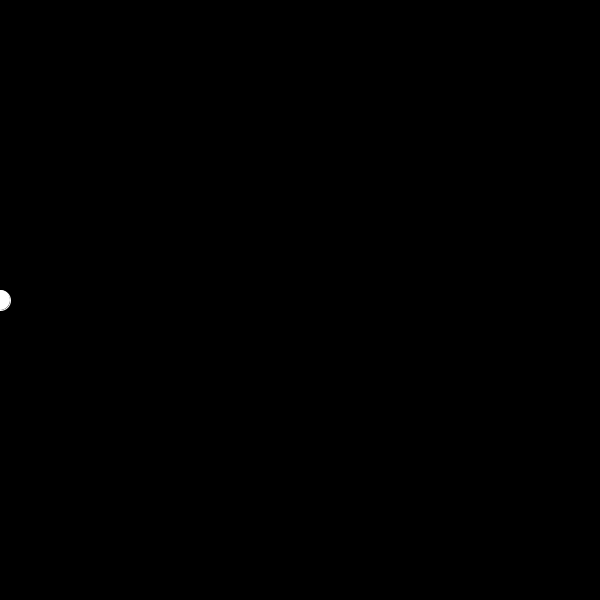
Frame 1 (no input)
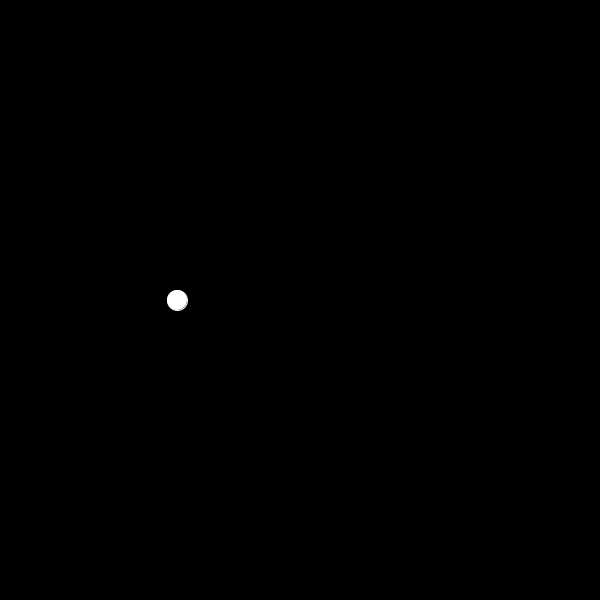
Frame 60 (the mouse pressed at the canvas centre just before this capture)
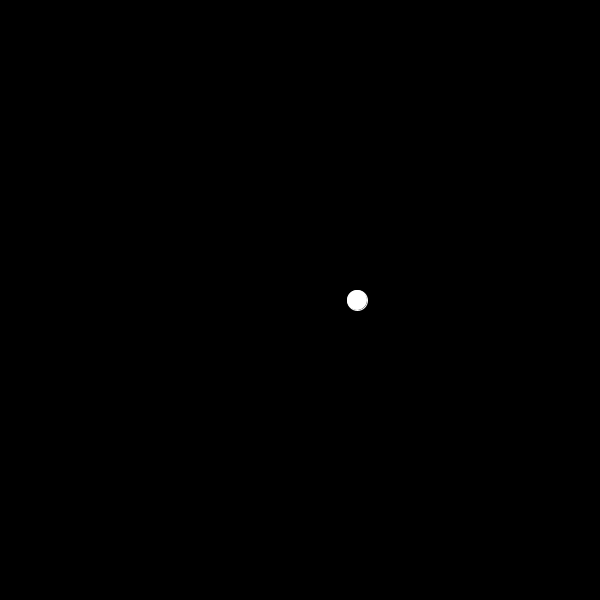
Frame 120 (the mouse held since frame 60 and released just before this capture)

The Processing sketch that drew these frames (run headless with seeded random() and noise(); from frame 60 on, the mouse is pressed at the canvas centre):

// Processing sketch: Pong_Didn_t_Finish
// ── Pong_Didn_t_Finish.pde
int ballX = 0;
int ballY = 0; 
void setup(){
  size(600,600);

}

void draw(){
  background(0, 0, 0);
  fill(255, 255, 255);
  stroke(255, 255, 255);
  ellipse(ballX, 300, 20, 20);
  ballX+=3;
}
